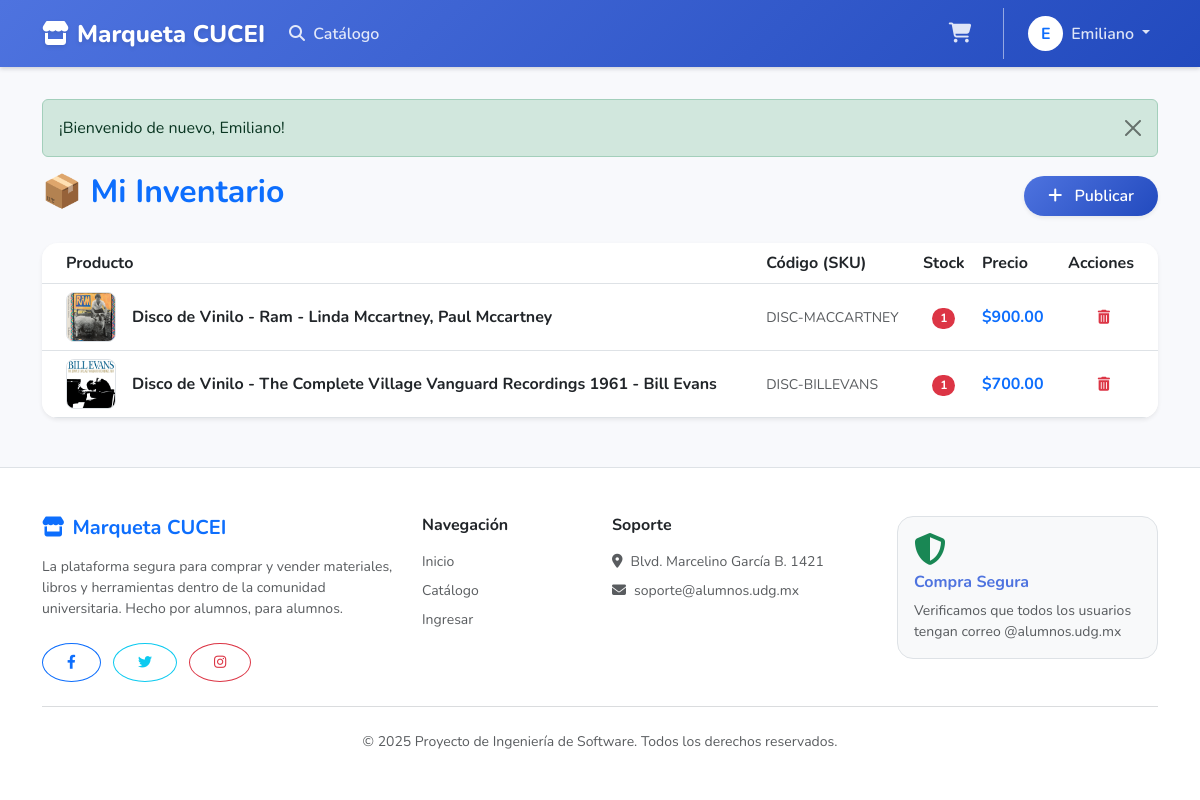
Screenshot of /vendedor/mis_productos.php (signed in) with the database file from the repository.
### tables this page shows
CREATE TABLE `productos` (
  `id` int(11) NOT NULL,
  `vendedor_id` int(11) NOT NULL DEFAULT 1,
  `nombre` varchar(100) NOT NULL,
  `descripcion` text DEFAULT NULL,
  `codigo` varchar(50) NOT NULL,
  `archivo` varchar(255) DEFAULT NULL,
  `precio` decimal(10,2) NOT NULL,
  `costo` decimal(10,2) NOT NULL,
  `stock` int(11) NOT NULL,
  `eliminado` tinyint(4) DEFAULT 0
);

### vendedor/mis_productos.php (the view, shortened to what this page needs)
<?php
require_once __DIR__ . '/../config/db.php';
require_once __DIR__ . '/../includes/functions.php';
$id_vendedor = $_SESSION['user_id'];
$stmt = $pdo->prepare("SELECT * FROM productos WHERE vendedor_id = ? AND eliminado = 0 ORDER BY id DESC");
$stmt->execute([$id_vendedor]);
$productos = $stmt->fetchAll();
require_once __DIR__ . '/../includes/header.php';
?>
<div class="d-flex justify-content-between align-items-center mb-4">
    <h2 class="fw-bold text-primary">📦 Mi Inventario</h2>
    <a href="publicar.php" class="btn btn-primary rounded-pill shadow-sm">
        <i class="fas fa-plus me-2"></i> Publicar
    </a>
</div>
<?php if (empty($productos)): ?>
    <div class="text-center p-5 bg-white rounded-4 shadow-sm">
        <h4 class="text-muted">Tu inventario está vacío</h4>
        <p class="text-muted mb-4">Empieza a vender publicando tu primer producto.</p>
        <a href="publicar.php" class="btn btn-primary rounded-pill">Publicar Ahora</a>
    </div>
<?php else: ?>
    <div class="card border-0 shadow-sm rounded-4 overflow-hidden">
        <div class="table-responsive">
            <table class="table table-hover align-middle mb-0">
                <thead class="bg-light">
                    <tr>
                        <th class="ps-4">Producto</th>
                        <th>Código (SKU)</th>
                        <th class="text-center">Stock</th>
                        <th>Precio</th>
                        <th class="text-end pe-4">Acciones</th>
                    </tr>
                </thead>
                <tbody>
                    <?php foreach ($productos as $p):
                        $img = $p['archivo'] ? "../uploads/productos/".$p['archivo'] : "https://via.placeholder.com/60";
                    ?>
                    <tr>
                        <td class="ps-4">
                            <div class="d-flex align-items-center">
                                <img src="<?php echo $img; ?>" class="rounded-3 me-3 border" style="width: 50px; height: 50px; object-fit: cover;">
                                <span class="fw-bold text-dark"><?php echo e($p['nombre']); ?></span>
                            </div>
                        </td>
                        <td class="small text-muted"><?php echo e($p['codigo']); ?></td>
                        <td class="text-center">
                            <?php if ($p['stock'] < 5): ?>
                                <span class="badge bg-danger rounded-pill"><?php echo $p['stock']; ?></span>
                            <?php else: ?>
                                <span class="badge bg-success rounded-pill"><?php echo $p['stock']; ?></span>
                            <?php endif; ?>
                        </td>
                        <td class="fw-bold text-primary">$<?php echo number_format($p['precio'], 2); ?></td>
                        <td class="text-end pe-4">
                            <form method="POST" onsubmit="return confirm('¿Estás seguro de eliminar este producto?');">
                                <button type="submit" class="btn btn-sm btn-outline-danger rounded-circle border-0" title="Eliminar">
                                    <i class="fas fa-trash-alt"></i>
                                </button>
                            </form>
                        </td>
                    </tr>
                    <?php endforeach; ?>
                </tbody>
            </table>
        </div>
    </div>
<?php endif; ?>
<?php require_once __DIR__ . '/../includes/footer.php'; ?>

### assets/css/styles.css (style rules this page uses)
:root { --primary-gradient: linear-gradient(135deg, #4e73df 0%, #224abe 100%); --secondary-gradient: linear-gradient(135deg, #858796 0%, #60616f 100%); --surface-color: #ffffff; --bg-color: #f8f9fc; --text-primary: #5a5c69; --text-heading: #4e73df; --shadow-sm: 0 .125rem .25rem 0 rgba(58,59,69,.2)!important; --shadow-lg: 0 1rem 3rem rgba(0,0,0,.175)!important; --radius-card: 1rem; --radius-btn: 50rem; }
body { background-color: var(--bg-color); font-family: 'Nunito', -apple-system, BlinkMacSystemFont, "Segoe UI", Roboto, "Helvetica Neue", Arial, sans-serif; color: var(--text-primary); display: flex; flex-direction: column; min-height: 100vh; }
h1, h2, h3, h4, h5, h6 { color: #4e73df; font-weight: 700; }
.card { border: none; border-radius: var(--radius-card); box-shadow: var(--shadow-sm); transition: transform 0.2s ease, box-shadow 0.2s ease; background: var(--surface-color); overflow: hidden; }
.btn { border-radius: var(--radius-btn); padding: 0.5rem 1.5rem; font-weight: 600; transition: all 0.3s; }
.btn-primary { background: var(--primary-gradient); border: none; box-shadow: 0 4px 6px rgba(78, 115, 223, 0.3); }

### rows the page displays
productos: archivo (picture), nombre "Disco de Vinilo - Ram - Linda Mccartney, Paul Mccartney", codigo "DISC-MACCARTNEY", stock "1", precio "900.00"
productos: archivo (picture), nombre "Disco de Vinilo - The Complete Village Vanguard Recordings 1961 - Bill Evans", codigo "DISC-BILLEVANS", stock "1", precio "700.00"

### other values shown
substr($_SESSION['user_nombre'], 0, 1) "E"
$_SESSION['user_nombre'] "Emiliano"
$_SESSION['flash']['msg'] "¡Bienvenido de nuevo, Emiliano!"
